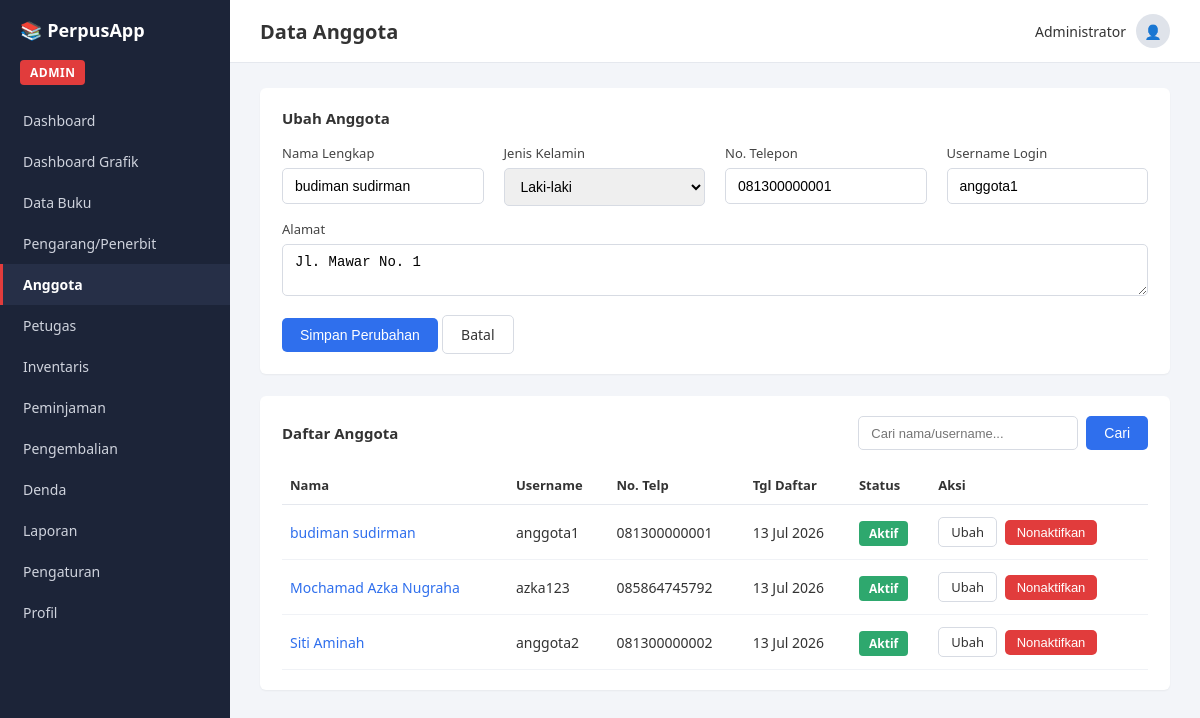
Page /anggota.php?edit_id=1 on the committed database.
### tables this page shows
CREATE TABLE `anggota` (
  `kd_anggota` int(11) NOT NULL,
  `nm_anggota` varchar(150) NOT NULL,
  `jenis_kelamin` char(1) DEFAULT 'L',
  `alamat` text DEFAULT NULL,
  `no_telp` varchar(30) DEFAULT NULL,
  `foto` varchar(255) DEFAULT NULL,
  `tgl_daftar` date DEFAULT NULL,
  `user` varchar(50) DEFAULT NULL,
  `password` varchar(255) DEFAULT NULL,
  `status_aktif` tinyint(1) DEFAULT 1
);

### anggota.php (the view, shortened to what this page needs)
<?php
require 'config.php';
$search = trim($_GET['q'] ?? '');
if ($search !== '') {
    $stmt = $pdo->prepare("SELECT * FROM anggota WHERE nm_anggota LIKE ? OR user LIKE ? ORDER BY nm_anggota ASC");
    $like = "%$search%";
    $stmt->execute([$like, $like]);
    $anggotaList = $stmt->fetchAll();
} else {
    $anggotaList = $pdo->query("SELECT * FROM anggota ORDER BY nm_anggota ASC")->fetchAll();
}
$editAnggota = null;
if (isset($_GET['edit_id'])) {
    $stmt = $pdo->prepare("SELECT * FROM anggota WHERE kd_anggota=?");
    $stmt->execute([$_GET['edit_id']]);
    $editAnggota = $stmt->fetch();
}
?>
<!DOCTYPE html>
<html lang="id">
<head>
<link rel="stylesheet" href="assets/style.css">
</head>
<body>
<div class="layout">
    <?php include 'includes/sidebar.php'; ?>
    <div class="main">
        <?php include 'includes/header.php'; ?>
        <div class="content">
            <div class="card">
                <h2><?= $editAnggota ? 'Ubah Anggota' : 'Tambah Anggota Baru' ?></h2>
                <form method="post">
                    <div class="form-row">
                        <div class="form-group">
                            <label>Nama Lengkap</label>
                            <input type="text" name="nm_anggota" required value="<?= htmlspecialchars($editAnggota['nm_anggota'] ?? '') ?>">
                        </div>
                        <div class="form-group">
                            <label>Jenis Kelamin</label>
                            <select name="jenis_kelamin">
                                <option value="L" <?= (($editAnggota['jenis_kelamin'] ?? 'L') === 'L') ? 'selected' : '' ?>>Laki-laki</option>
                            </select>
                        </div>
                        <div class="form-group">
                            <label>No. Telepon</label>
                            <input type="text" name="no_telp" value="<?= htmlspecialchars($editAnggota['no_telp'] ?? '') ?>">
                        </div>
                        <div class="form-group">
                            <label>Username Login</label>
                            <input type="text" name="user" required value="<?= htmlspecialchars($editAnggota['user'] ?? '') ?>">
                        </div>
                    </div>
                    <div class="form-row">
                        <div class="form-group">
                            <label>Alamat</label>
                            <textarea name="alamat" rows="2"><?= htmlspecialchars($editAnggota['alamat'] ?? '') ?></textarea>
                        </div>
                    </div>
                    <button type="submit" name="<?= $editAnggota ? 'edit' : 'add' ?>" class="btn btn-primary">
                        <?= $editAnggota ? 'Simpan Perubahan' : 'Tambah Anggota' ?>
                    </button>
                    <?php if ($editAnggota): ?>
                        <a href="anggota.php" class="btn btn-outline">Batal</a>
                    <?php endif; ?>
                </form>
            </div>
            <div class="card">
                <div class="card-header-row">
                    <h2>Daftar Anggota</h2>
                    <form class="search-bar" method="get">
                        <input type="text" name="q" placeholder="Cari nama/username..." value="<?= htmlspecialchars($search) ?>">
                        <button type="submit" class="btn btn-primary">Cari</button>
                    </form>
                </div>
                <table>
                    <thead>
                        <tr>
                            <th>Nama</th><th>Username</th><th>No. Telp</th><th>Tgl Daftar</th><th>Status</th><th>Aksi</th>
                        </tr>
                    </thead>
                    <tbody>
                    <?php foreach ($anggotaList as $row): ?>
                        <tr>
                            <td class="link-name"><?= htmlspecialchars($row['nm_anggota']) ?></td>
                            <td><?= htmlspecialchars($row['user']) ?></td>
                            <td><?= htmlspecialchars($row['no_telp']) ?></td>
                            <td><?= $row['tgl_daftar'] ? date('d M Y', strtotime($row['tgl_daftar'])) : '-' ?></td>
                            <td>
                                <?php if ($row['status_aktif']): ?>
                                    <span class="badge badge-aktif">Aktif</span>
                                <?php else: ?>
                                    <span class="badge badge-nonaktif">Nonaktif</span>
                                <?php endif; ?>
                            </td>
                            <td>
                                <a class="btn btn-outline btn-sm" href="?edit_id=<?= $row['kd_anggota'] ?>">Ubah</a>
                                <form method="post" style="display:inline">
                                    <button type="submit" name="toggle_status" class="btn <?= $row['status_aktif'] ? 'btn-danger' : 'btn-success' ?> btn-sm">
                                        <?= $row['status_aktif'] ? 'Nonaktifkan' : 'Aktifkan' ?>
                                    </button>
                                </form>
                            </td>
                        </tr>
                    <?php endforeach; ?>
                    </tbody>
                </table>
            </div>
        </div>
    </div>
</div>
</body>
</html>

### assets/style.css (style rules this page uses)
* { box-sizing: border-box; }
body { margin: 0; font-family: 'Segoe UI', Arial, sans-serif; background: #f3f5f9; color: #333; }
.layout { display: flex; min-height: 100vh; }
.main { flex: 1; display: flex; flex-direction: column; min-width: 0; }
.content { padding: 25px 30px; }
.card { background: #fff; border-radius: 6px; padding: 20px 22px; margin-bottom: 22px; box-shadow: 0 1px 2px rgba(0,0,0,0.05); }
.card h2 { font-size: 15px; margin: 0 0 16px 0; }
.form-row { display: flex; gap: 20px; flex-wrap: wrap; margin-bottom: 14px; }
.form-group { flex: 1; min-width: 200px; }
.form-group label { display: block; font-size: 13px; margin-bottom: 6px; color: #444; }
.form-group input, .form-group select, .form-group textarea { width: 100%; padding: 9px 12px; border: 1px solid #d7dbe3; border-radius: 5px; font-size: 14px; }
.btn { display: inline-block; border: none; padding: 9px 18px; border-radius: 5px; font-size: 14px; cursor: pointer; text-decoration: none; }
.btn-primary { background: #2f6fed; color: #fff; }
.btn-outline { background: #fff; border: 1px solid #d7dbe3; color: #333; }
.btn-danger { background: #e13c3c; color: #fff; }
.btn-sm { padding: 5px 12px; font-size: 13px; margin-right: 4px; }
table { width: 100%; border-collapse: collapse; }
thead th { text-align: left; font-size: 13px; color: #333; padding: 10px 8px; border-bottom: 1px solid #e5e8ee; }
tbody td { padding: 12px 8px; font-size: 14px; border-bottom: 1px solid #f0f2f6; color: #333; }
.link-name { color: #2f6fed; }
.badge { padding: 4px 10px; border-radius: 4px; font-size: 12px; font-weight: 600; color: #fff; }
.badge-aktif { background: #2ea86e; }
.search-bar { display: flex; gap: 8px; }
.search-bar input { padding: 8px 12px; border: 1px solid #d7dbe3; border-radius: 5px; font-size: 13px; width: 220px; }
.card-header-row { display: flex; align-items: center; justify-content: space-between; margin-bottom: 16px; }
.card-header-row h2 { margin: 0; }

### rows in the picture
anggota: nm_anggota "budiman sudirman", jenis_kelamin "Laki-laki", no_telp "081300000001", user "anggota1", alamat "Jl. Mawar No. 1", tgl_daftar "13 Jul 2026", status_aktif "Aktif"
anggota: nm_anggota "Mochamad Azka Nugraha", user "azka123", no_telp "085864745792", tgl_daftar "13 Jul 2026", status_aktif "Aktif"
anggota: nm_anggota "Siti Aminah", user "anggota2", no_telp "081300000002", tgl_daftar "13 Jul 2026", status_aktif "Aktif"

### other values in the picture
$item['label'] "Dashboard"
$item['label'] "Dashboard Grafik"
$item['label'] "Data Buku"
$item['label'] "Pengarang/Penerbit"
$item['label'] "Anggota"
$item['label'] "Petugas"
$item['label'] "Inventaris"
$item['label'] "Peminjaman"
$item['label'] "Pengembalian"
$item['label'] "Denda"
$item['label'] "Laporan"
$item['label'] "Pengaturan"
$item['label'] "Profil"
$pageTitle "Data Anggota"
